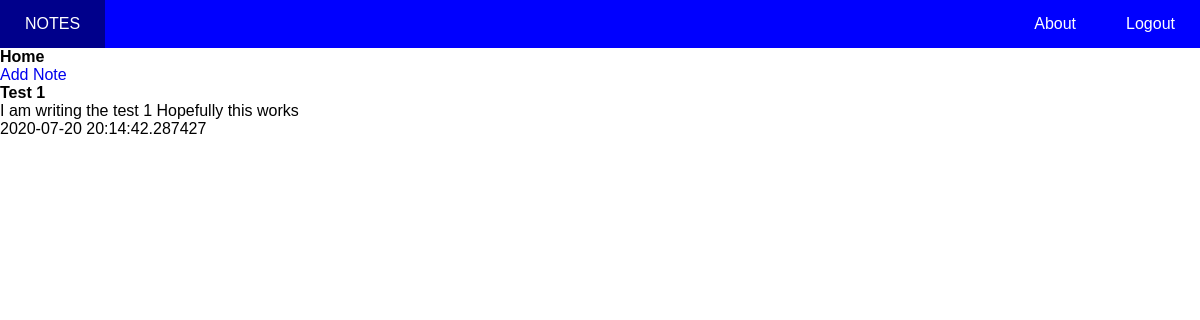
The page /home (signed in) on the database as committed earlier.
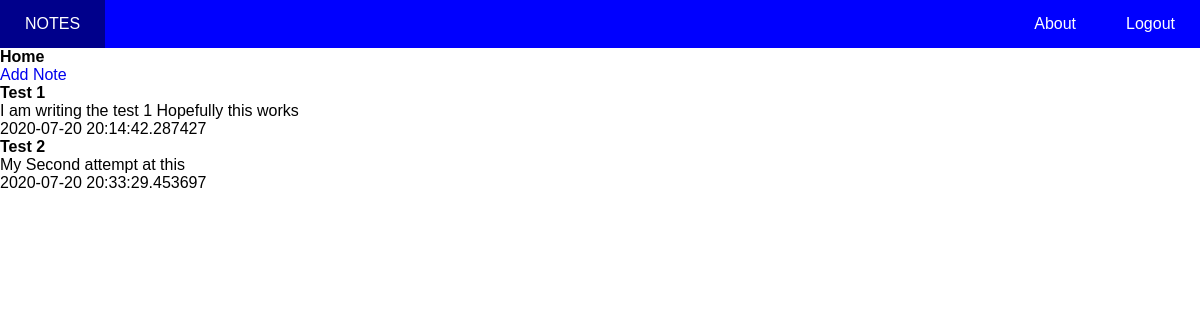
The same page on the database as committed later.
### notesapp/models.py (models this page shows, shortened)
class Note(db.Model):
    id = db.Column(db.Integer, primary_key=True)
    title = db.Column(db.String(100), nullable=False)
    date_created = db.Column(db.DateTime, nullable=False, default=datetime.utcnow)
    content = db.Column(db.Text, nullable=False)
    user_id = db.Column(db.Integer, db.ForeignKey('user.id'), nullable=False)

### notesapp/routes.py (the view)
@app.route('/home')
def home():
    return render_template('home.html', title='Home', prevnotes=Note.query.filter_by(author=current_user))

### notesapp/models.py (called while the page is built)
@login_manager.user_loader
def load_user(user_id):
    return User.query.get(int(user_id))

### notesapp/templates/home.html
{% extends 'base.html' %}
{% block content %}
    <h1>Home</h1>
    <div class="addNote">
        <button> <a href="{{ url_for('addnote') }}"> Add Note </a></button>
    </div>
    <div class="prevNotes">
        {% if prevnotes %}
            {% for note in prevnotes %}
                <div>
                    <h4>{{ note.title }}</h4>
                    <p> {{ note.content }} </p>
                    <p> {{ note.date_created }} </p>
                </div>
            {% endfor %}
        {% endif %}
    </div>
{% endblock %}

### notesapp/templates/base.html (shortened to what this page needs)
<html lang="en"></html>
<head>
    <link rel="stylesheet" href="{{ url_for('static', filename='main.css') }}">
    <link rel="stylesheet" href="../static/main.css">
</head>
<body>
    <nav>
        <ul>
            {% if current_user.is_authenticated %}
            <li>
                <a class="navbarLink"
                href="{{ url_for('home') }}">
                    NOTES
                </a>
            </li>
            <li style="float: right;">
                <a class="navbarLink" href="{{ url_for('logout') }}">
                    Logout
                </a>
            </li>
            {% endif %}
            <li style="float: right;">
                <a class="navbarLink" href="#">
                    About
                </a>
            </li>
        </ul>
    </nav>
    {% block content %}
    {% endblock %}
</body>
</html>

### notesapp/static/main.css (style rules this page uses)
* { margin: 0; padding: 0; border: 0; outline: 0; font-size: 100%; vertical-align: baseline; background: transparent; font-family: Arial, Helvetica, sans-serif; --Blue: #0000ff; --EerieBlack: #1D201F; --White: #FFF; }
button a { text-decoration: none; }
li { float: left; }
.navbarLink { display: block; padding: 15px 25px; color: white; text-decoration: none; }
ul { list-style-type: none; margin: 0; margin-top: 0; padding: 0; overflow: hidden; width: 100%; height: auto; background-color: blue; }

Rows that differ between the two databases and show on the page:
added Note: title "Test 2", content "My Second attempt at this", date_created "2020-07-20 20:33:29.453697"
